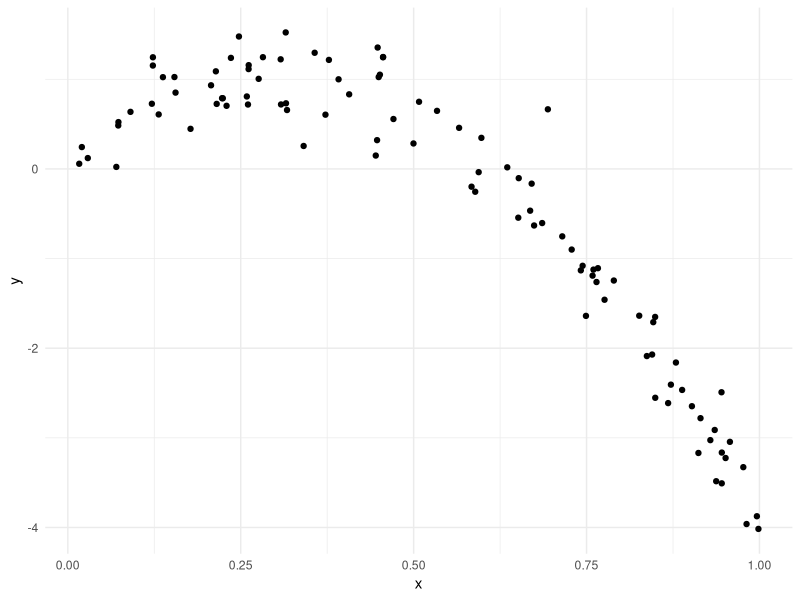
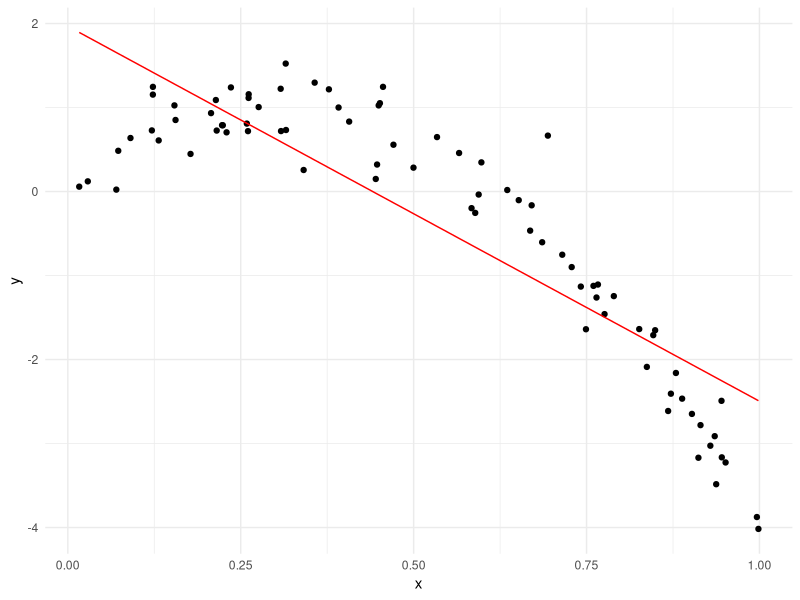
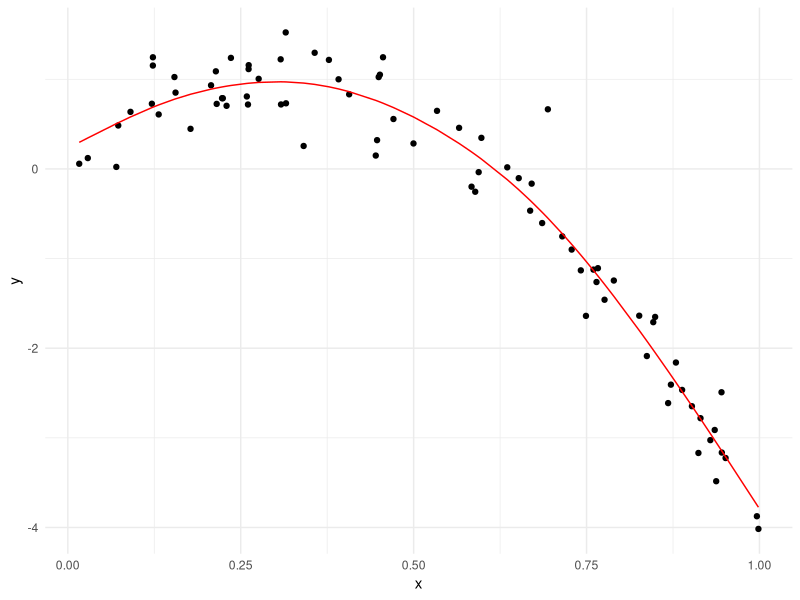
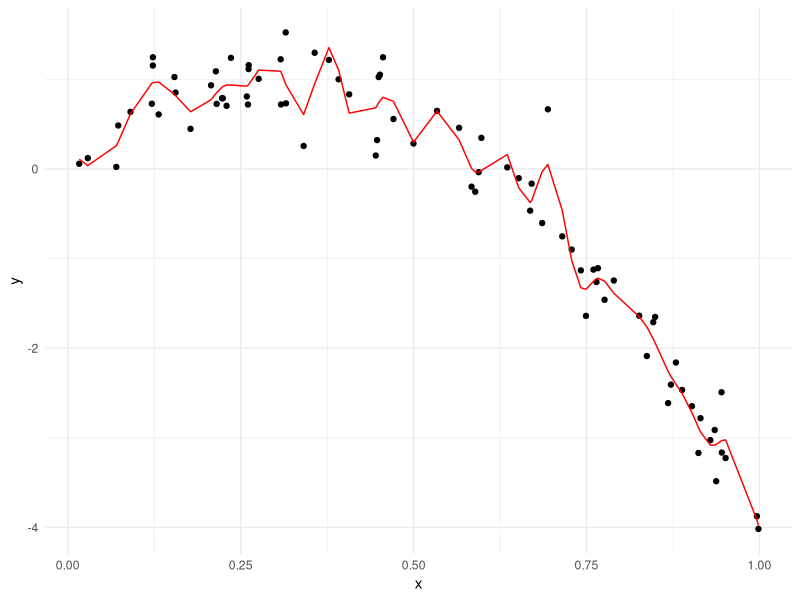
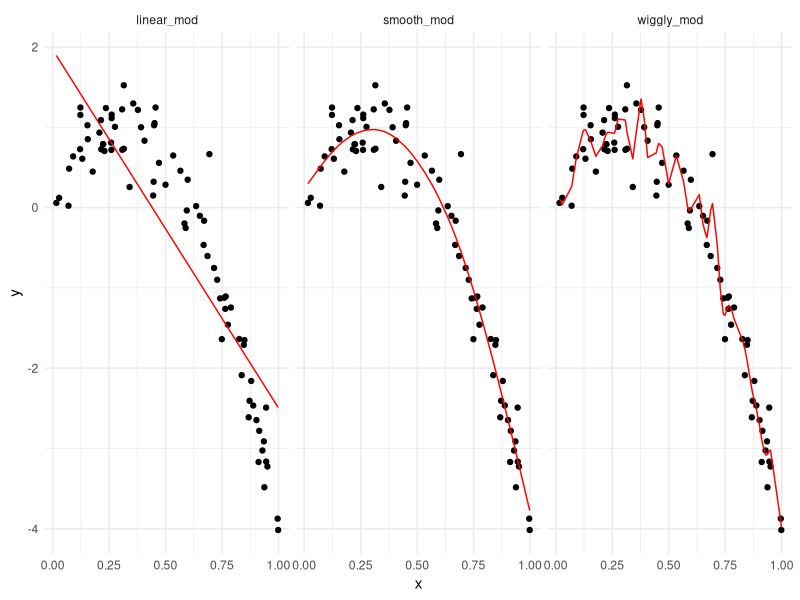
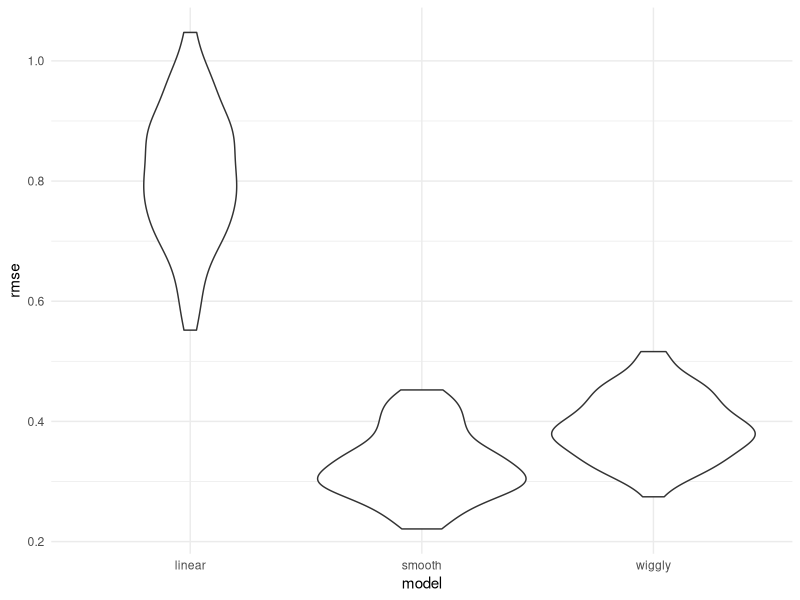

These charts were generated, in order, by the following R code:
## ---- chunk 1
library(tidyverse)
library(modelr)
library(mgcv)

knitr::opts_chunk$set(
	echo = TRUE,
	warning = FALSE,
	fig.width = 8, 
  fig.height = 6,
  out.width = "90%"
)

theme_set(theme_minimal() + theme(legend.position = "bottom"))

options(
  ggplot2.continuous.colour = "viridis",
  ggplot2.continuous.fill = "viridis"
)

scale_colour_discrete = scale_color_viridis_d
scale_fill_discrete = scale_fill_viridis_d
## ---- chunk 2
nonlin_df = 
  tibble(
    id = 1:100,
    x = runif(100, 0, 1),
    y = 1 - 10 * (x - .3) ^ 2 + rnorm(100, 0, .3)
  )
## ---- chunk 3
nonlin_df %>% 
  ggplot(aes(x = x, y = y)) + 
  geom_point()
## ---- chunk 4
train_df = sample_n(nonlin_df, size = 80) #%>% arrange(id)
test_df = anti_join(nonlin_df, train_df, by = "id") #%>% arrange(id)
## ---- chunk 5
linear_mod = lm(y ~ x, data = train_df)
smooth_mod = gam(y ~ s(x), data = train_df)
wiggly_mod = gam(y ~ s(x, k = 30), sp = 10e-6, data = train_df)
## ---- chunk 6
train_df %>% 
  add_predictions(linear_mod) %>% #add a column of fitted values
  ggplot(aes(x = x, y = y)) + 
  geom_point() + 
  geom_line(aes(y = pred), color = "red")

train_df %>% 
  add_predictions(smooth_mod) %>% #add a column of fitted values
  ggplot(aes(x = x, y = y)) + 
  geom_point() + 
  geom_line(aes(y = pred), color = "red")

train_df %>% 
  add_predictions(wiggly_mod) %>% #add a column of fitted values
  ggplot(aes(x = x, y = y)) + 
  geom_point() + 
  geom_line(aes(y = pred), color = "red")
## ---- chunk 7
train_df %>% 
  gather_predictions(linear_mod, smooth_mod, wiggly_mod) %>% 
  ggplot(aes(x = x, y = y)) + 
  geom_point() + 
  geom_line(aes(y = pred), color = "red") +
  facet_grid(.~ model)
## ---- chunk 8
rmse(linear_mod, test_df)
rmse(smooth_mod, test_df)
rmse(wiggly_mod, test_df)
## ---- chunk 9
cv_df = 
  crossv_mc(nonlin_df, 100)
## ---- chunk 10
cv_df %>% 
  pull(train) %>% .[[1]] %>% as_tibble()
## ---- chunk 11
cv_df = 
  cv_df %>% 
  mutate(
    train = map(train, as_tibble),
    test = map(test, as_tibble)
  )
## ---- chunk 12
cv_df = 
  cv_df %>% 
  mutate(
    linear_mod = map(.x = train, ~lm(y ~ x, data = .x)),
    smooth_mod = map(.x = train, ~gam(y ~ s(x), data = .x)),
    wiggly_mod = map(.x = train, ~gam(y ~ s(x, k = 30), sp = 10e-6, data = .x))
  ) %>% 
  mutate(
    rmse_linear = map2_dbl(.x = linear_mod, .y = test, ~rmse(model = .x, data = .y)),
    rmse_smooth = map2_dbl(.x = smooth_mod, .y = test, ~rmse(model = .x, data = .y)),
    rmse_wiggly = map2_dbl(.x = wiggly_mod, .y = test, ~rmse(model = .x, data = .y))
  )
## ---- chunk 13
cv_df %>% 
  select(starts_with("rmse")) %>% 
  pivot_longer(
    everything(),
    names_to = "model",
    values_to = "rmse",
    names_prefix = "rmse_"
  ) %>% 
  ggplot(aes(x = model, y = rmse)) +
  geom_violin()
## ---- chunk 14
cv_df %>% 
  select(starts_with("rmse")) %>% 
  pivot_longer(
    everything(),
    names_to = "model",
    values_to = "rmse",
    names_prefix = "rmse_"
  ) %>% 
  group_by(model) %>% 
  summarize(avg_rmse = mean(rmse))
